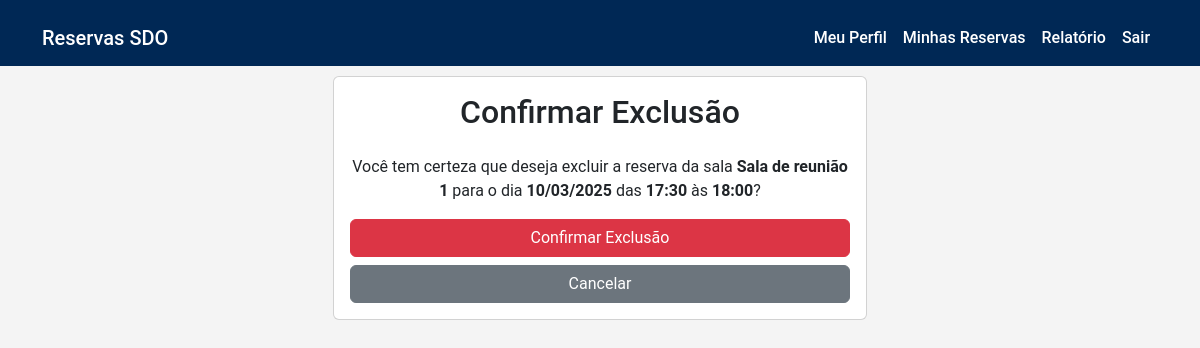
The page /reservas/excluir/35/ (signed in) on the database its author committed.
### reservas/models.py (models this page shows, shortened)
class Reserva(models.Model):
    usuario = models.ForeignKey(settings.AUTH_USER_MODEL, on_delete=models.CASCADE, null=True, blank=True)
    nome_nao_registrado = models.CharField(max_length=100, null=True, blank=True)
    empresa_nao_registrado = models.CharField(max_length=100, null=True, blank=True)
    sala = models.ForeignKey(Sala, on_delete=models.CASCADE)
    data = models.DateField()
    hora_inicio = models.TimeField()
    hora_fim = models.TimeField()
    criado_em = models.DateTimeField(auto_now_add=True)
    class Meta:
        ordering = ['data', 'hora_inicio']
    def display_usuario(self):
        """Retorna o nome do usuário ou o nome não registrado."""
        if self.usuario:
            return self.usuario.nome
        return self.nome_nao_registrado
    display_usuario.short_description = 'Usuário'

### salas/models.py (models this page shows, shortened)
class Sala(models.Model):
    nome = models.CharField(max_length=100)
    imagem = models.ImageField(upload_to='salas/', default='salas/logo.png')  # Definindo imagem padrão
    tamanho = models.CharField(max_length=50)
    capacidade = models.IntegerField()

### reservas/views.py (the view)
# urls.py: path('excluir/<int:reserva_id>/', views.excluir_reserva, name='excluir_reserva'),
@login_required
def excluir_reserva(request, reserva_id):
    reserva = get_object_or_404(Reserva, id=reserva_id)
    if request.user != reserva.usuario and not request.user.is_staff:
        messages.error(request, 'Você não tem permissão para excluir esta reserva.')
        return redirect('minhas_reservas')
    if request.method == 'POST':
        reserva.delete()
        messages.success(request, 'Reserva excluída com sucesso!')
        return redirect('relatorio_reservas')
    return render(request, 'reservas/confirmar_exclusao.html', {'reserva': reserva})

### templates/reservas/confirmar_exclusao.html (shortened to what this page needs)
{% extends 'base.html' %}
{% block content %}
<div class="container">
    <div class="row justify-content-center">
        <div class="col-md-6">
            <div class="card">
                <div class="card-body text-center">
                    <h2 class="mb-4">Confirmar Exclusão</h2>
                    <p>Você tem certeza que deseja excluir a reserva da sala <strong>{{ reserva.sala.nome }}</strong> para o dia <strong>{{ reserva.data|date:"d/m/Y" }}</strong> das <strong>{{ reserva.hora_inicio|time:"H:i" }}</strong> às <strong>{{ reserva.hora_fim|time:"H:i" }}</strong>?</p>
                    <form method="post">
                        <div class="d-grid gap-2">
                            <button type="submit" class="btn btn-danger">Confirmar Exclusão</button>
                            <a href="{% url 'minhas_reservas' %}" class="btn btn-secondary">Cancelar</a>
                        </div>
                    </form>
                </div>
            </div>
        </div>
    </div>
</div>
{% endblock %}

### templates/base.html (style rules this page uses)
body { background-color: #f4f4f4; font-family: 'Roboto', sans-serif; }
.container { margin-top: 10px; }

### rows shown on the page
Reserva: sala.nome "Sala de reunião 1", data "10/03/2025", hora_inicio "17:30", hora_fim "18:00"
